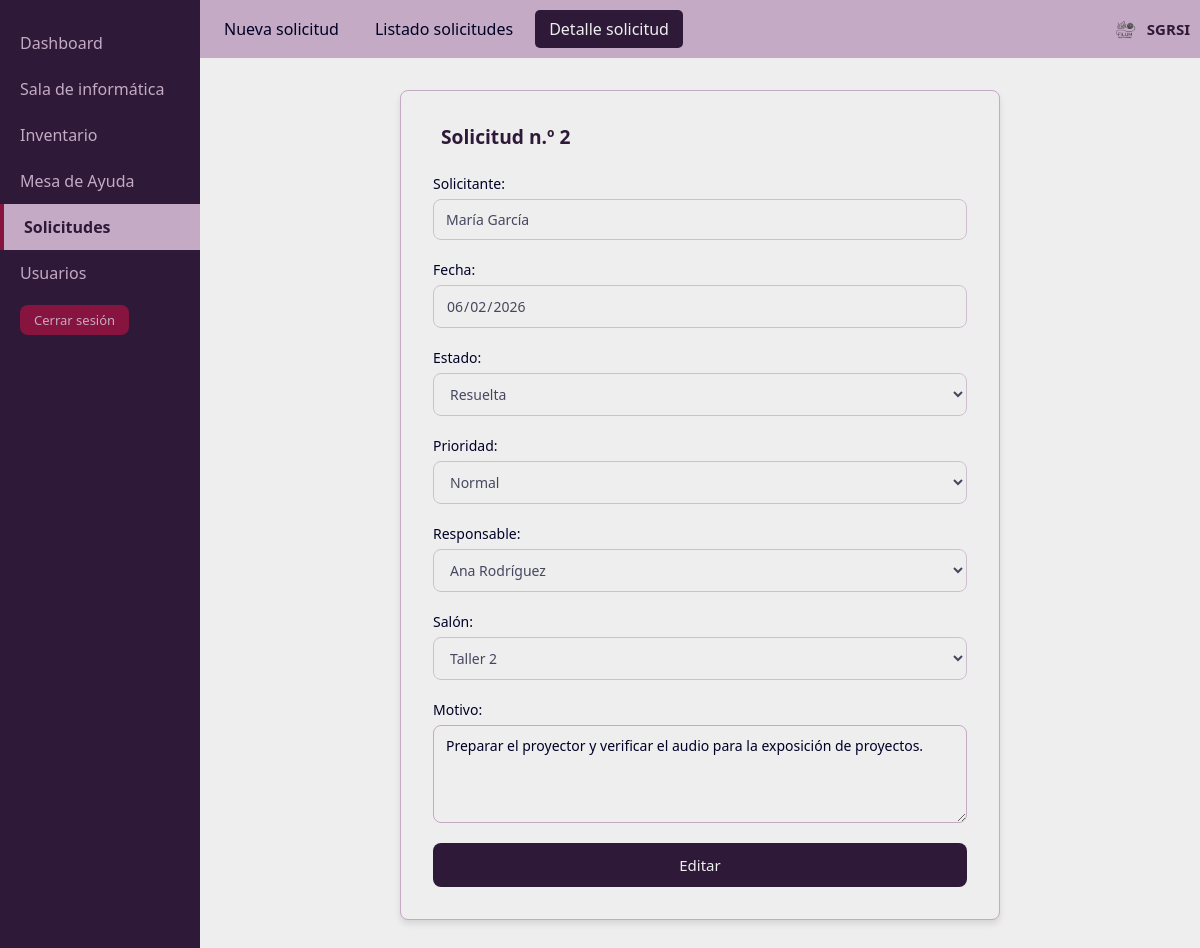
Page /FrontEnd/paginas/solicitudes/detalle-solicitud.php?id=2 (signed in) on the committed database.
### tables this page shows
CREATE TABLE solicitud (
    id_solicitud      INT UNSIGNED NOT NULL AUTO_INCREMENT,
    fecha_hora_alta   DATETIME     NOT NULL,
    ci_solicitante    CHAR(8)      NOT NULL,
    nombre_salon      VARCHAR(30)  NOT NULL,
    descripcion       VARCHAR(500) NOT NULL,
    prioridad         ENUM('Urgente', 'Prioritario', 'Normal')
                      NOT NULL DEFAULT 'Normal',
    estado_solicitud  ENUM('Pendiente', 'En proceso', 'Resuelta')
                      NOT NULL DEFAULT 'Pendiente',
    ci_responsable    CHAR(8)      NULL,
    fecha_hora_cierre DATETIME     NULL,

    CONSTRAINT pk_solicitud             PRIMARY KEY (id_solicitud),
    CONSTRAINT fk_solicitud_solicitante FOREIGN KEY (ci_solicitante)
        REFERENCES usuario (ci)
        ON UPDATE CASCADE ON DELETE RESTRICT,
    CONSTRAINT fk_solicitud_responsable FOREIGN KEY (ci_responsable)
        REFERENCES usuario (ci)
        ON UPDATE RESTRICT ON DELETE RESTRICT,
    CONSTRAINT fk_solicitud_salon       FOREIGN KEY (nombre_salon)
        REFERENCES salon (nombre_salon)
        ON UPDATE CASCADE ON DELETE RESTRICT,

    CONSTRAINT ck_solicitud_cierre CHECK (
        fecha_hora_cierre IS NULL OR fecha_hora_cierre >= fecha_hora_alta
    ),
    CONSTRAINT ck_solicitud_resuelta CHECK (
        estado_solicitud <> 'Resuelta'
        OR (ci_responsable IS NOT NULL AND fecha_hora_cierre IS NOT NULL)
    )
);

CREATE TABLE usuario (
    ci               CHAR(8)      NOT NULL,
    nombre_usuario   VARCHAR(60)  NOT NULL,
    contrasena       VARCHAR(255) NOT NULL,
    tipo_de_usuario  ENUM('Solicitante', 'Asistente', 'Coordinador')
                     NOT NULL DEFAULT 'Solicitante',
    estado_cuenta    ENUM('Activa', 'Inactiva')
                     NOT NULL DEFAULT 'Activa',

    CONSTRAINT pk_usuario       PRIMARY KEY (ci),
    CONSTRAINT ck_usuario_ci    CHECK (ci REGEXP '^[0-9]{8}$')
);

CREATE TABLE salon (
    nombre_salon VARCHAR(30)  NOT NULL,
    descripcion  VARCHAR(500) NULL,

    CONSTRAINT pk_salon PRIMARY KEY (nombre_salon)
);

### BackEnd/logica/Sesion.php (called while the page is built, shortened)
<?php
class Sesion
{
    public static function rol()
    {
        return isset($_SESSION['rol']) ? $_SESSION['rol'] : null;
    }
    public static function esCoordinador()
    {
        return self::rol() === 'Coordinador';
    }
    public static function esTecnico()
    {
        return self::rol() === 'Asistente' || self::rol() === 'Coordinador';
    }
}

### BackEnd/logica/ControlAcceso.php (called while the page is built, shortened)
<?php
require_once __DIR__ . '/Sesion.php';
class ControlAcceso
{
    public static function puedeGestionarUsuarios()
    {
        return Sesion::esCoordinador();
    }
    public static function puedeAtender()
    {
        return Sesion::esTecnico();
    }
}

### BackEnd/dao/Conexion.php (called while the page is built, shortened)
<?php
class Conexion
{
    private static $instancia = null;
    private $pdo;
    private function __construct()
    {
        $config = require __DIR__ . '/../config/database.php';
        $dsn = 'mysql:host=' . $config['host']
             . ';port=' . $config['puerto']
             . ';dbname=' . $config['basedatos']
             . ';charset=' . $config['charset'];
        try {
            $this->pdo = new PDO($dsn, $config['usuario'], $config['password']);
            $this->pdo->setAttribute(PDO::ATTR_ERRMODE, PDO::ERRMODE_EXCEPTION);
            $this->pdo->setAttribute(PDO::ATTR_DEFAULT_FETCH_MODE, PDO::FETCH_ASSOC);
        } catch (PDOException $e) {
            error_log('SGRSI: fallo la conexion. ' . $e->getMessage());
            throw new Exception('No se pudo conectar con la base de datos.');
        }
    }
    public static function getInstancia()
    {
        if (self::$instancia === null) {
            self::$instancia = new Conexion();
        }
        return self::$instancia;
    }
    public function getPdo()
    {
        return $this->pdo;
    }
}

### BackEnd/dao/SolicitudDAO.php (called while the page is built, shortened)
<?php
require_once __DIR__ . '/Conexion.php';
class SolicitudDAO
{
    private $pdo;
    public function __construct()
    {
        $this->pdo = Conexion::getInstancia()->getPdo();
    }
    private function consultaBase()
    {
        return 'SELECT c.id_solicitud, c.fecha_hora_alta, c.nombre_salon, c.descripcion,
                       c.prioridad, c.estado_solicitud, c.fecha_hora_cierre,
                       c.ci_solicitante, c.ci_responsable,
                       s.nombre_usuario AS nombre_solicitante,
                       r.nombre_usuario AS nombre_responsable
                  FROM solicitud c
                  JOIN usuario s ON s.ci = c.ci_solicitante
                  LEFT JOIN usuario r ON r.ci = c.ci_responsable';
    }
    public function obtenerPorId($idSolicitud)
    {
        $stmt = $this->pdo->prepare($this->consultaBase() . ' WHERE c.id_solicitud = :id');
        $stmt->execute([':id' => $idSolicitud]);
        return $stmt->fetch(PDO::FETCH_ASSOC);
    }
}

### BackEnd/dao/UsuarioDAO.php (called while the page is built, shortened)
<?php
require_once __DIR__ . '/Conexion.php';
class UsuarioDAO
{
    private $pdo;
    public function __construct()
    {
        $this->pdo = Conexion::getInstancia()->getPdo();
    }
    public function obtenerTecnicos()
    {
        $stmt = $this->pdo->query(
            "SELECT ci, nombre_usuario, tipo_de_usuario
               FROM usuario
              WHERE tipo_de_usuario IN ('Asistente', 'Coordinador')
                AND estado_cuenta = 'Activa'
              ORDER BY nombre_usuario"
        );
        return $stmt->fetchAll(PDO::FETCH_ASSOC);
    }
}

### BackEnd/dao/SalonDAO.php (called while the page is built, shortened)
<?php
require_once __DIR__ . '/Conexion.php';
class SalonDAO
{
    private $pdo;
    public function __construct()
    {
        $this->pdo = Conexion::getInstancia()->getPdo();
    }
    public function obtenerTodos()
    {
        $stmt = $this->pdo->query(
            'SELECT nombre_salon, descripcion FROM salon ORDER BY nombre_salon'
        );
        return $stmt->fetchAll(PDO::FETCH_ASSOC);
    }
}

### FrontEnd/paginas/solicitudes/detalle-solicitud.php (the view, shortened to what this page needs)
<?php
require_once __DIR__ . '/../../../BackEnd/logica/ControlAcceso.php';
require_once __DIR__ . '/../../../BackEnd/dao/SolicitudDAO.php';
require_once __DIR__ . '/../../../BackEnd/dao/SalonDAO.php';
require_once __DIR__ . '/../../../BackEnd/dao/UsuarioDAO.php';
$solicitudDAO = new SolicitudDAO();
$salonDAO     = new SalonDAO();
$usuarioDAO   = new UsuarioDAO();
$id = '';
if (isset($_POST['id'])) {
    $id = trim((string) $_POST['id']);
} elseif (isset($_GET['id'])) {
    $id = trim((string) $_GET['id']);
}
try {
    $fila = $solicitudDAO->obtenerPorId($id);
} catch (Exception $e) {
    error_log('SGRSI detalle-solicitud.php obtenerPorId: ' . $e->getMessage());
    header('Location: solicitudes.php?aviso=error');
    exit;
}
$puedeAtender = ControlAcceso::puedeAtender();
$modoVer = $_SERVER['REQUEST_METHOD'] !== 'POST'
    && (!isset($_GET['modo']) || $_GET['modo'] !== 'editar');
$editable = $puedeAtender && !$modoVer;
$errores = [];
$valores = [
    'salon'       => $fila['nombre_salon'],
    'prioridad'   => $fila['prioridad'],
    'estado'      => $fila['estado_solicitud'],
    'responsable' => isset($fila['ci_responsable']) ? $fila['ci_responsable'] : '',
    'motivo'      => $fila['descripcion'],
];
try {
    $salones  = $salonDAO->obtenerTodos();
    $tecnicos = $usuarioDAO->obtenerTecnicos();
} catch (Exception $e) {
    error_log('SGRSI detalle-solicitud.php listas: ' . $e->getMessage());
    $salones  = [];
    $tecnicos = [];
    $errores['general'] = 'No se pudieron cargar las listas. Intentá de nuevo en unos minutos.';
}
$alta = strtotime($fila['fecha_hora_alta']);
function v($texto)
{
    return htmlspecialchars((string) $texto, ENT_QUOTES, 'UTF-8');
}
?>
<!DOCTYPE html>
<html lang="es">
<head>
    <link rel="stylesheet" href="../../css/main.css">
</head>
<body>
    <div class="layout">
        <nav class="sidebar">
            <ul>
                <?php if (Sesion::esCoordinador()) { ?>
                    <li class="sidebar-item"><a href="../dashboard/dashboard.php">Dashboard</a></li>
                <?php } ?>
                <li class="sidebar-item"><a href="../uso-sala/planilla-uso-sala.php">Sala de informática</a></li>
                <?php if (ControlAcceso::puedeAtender()) { ?>
                    <li class="sidebar-item"><a href="../inventario/nuevo-equipo.php">Inventario</a></li>
                <?php } ?>
                <li class="sidebar-item"><a href="../mesa-de-ayuda/nuevo-ticket.php">Mesa de Ayuda</a></li>
                <li class="sidebar-item activo">Solicitudes</li>
                <?php if (ControlAcceso::puedeGestionarUsuarios()) { ?>
                    <li class="sidebar-item"><a href="../usuarios/nuevo-usuario.php">Usuarios</a></li>
                <?php } ?>
                <li class="sidebar-item"><a href="../../cerrar-sesion.php" class="btn-salir">Cerrar sesión</a></li>
            </ul>
        </nav>
        <main class="main">
            <header class="topbar-nav">
                <nav>
                    <ul>
                        <li class="topbar-item"><a href="nueva-solicitud.php">Nueva solicitud</a></li>
                        <li class="topbar-item"><a href="solicitudes.php">Listado solicitudes</a></li>
                        <li class="topbar-item activo">Detalle solicitud</li>
                    </ul>
                </nav>
                <div class="topbar-logo">
                    <img src="../../img/logo.png" alt="Logo SGRSI">
                    <span>SGRSI</span>
                </div>
            </header>
            <section class="form-container">
                <form id="form-detalle-solicitud" action="detalle-solicitud.php" method="post">
                    <fieldset>
                        <legend>Solicitud n.º <?php echo v($fila['id_solicitud']); ?></legend>
                        <div class="form-grupo">
                            <label for="solicitante">Solicitante:</label>
                            <input type="text" id="solicitante" value="<?php echo v($fila['nombre_solicitante']); ?>" readonly>
                        </div>
                        <div class="form-grupo">
                            <label for="fecha">Fecha:</label>
                            <input type="date" id="fecha" value="<?php echo v(date('Y-m-d', $alta)); ?>" readonly>
                        </div>
                        <div class="form-grupo">
                            <label for="estado">Estado:</label>
                            <select id="estado" name="estado"<?php echo $editable ? '' : ' disabled'; ?>>
                                <?php foreach (Dominio::ESTADOS_SOLICITUD as $estado) { ?>
                                    <option value="<?php echo v($estado); ?>"<?php echo $valores['estado'] === $estado ? ' selected' : ''; ?>><?php echo v($estado); ?></option>
                                <?php } ?>
                            </select>
                        </div>
                        <div class="form-grupo">
                            <label for="prioridad">Prioridad:</label>
                            <select id="prioridad" name="prioridad"<?php echo $editable ? '' : ' disabled'; ?>>
                                <?php foreach (Dominio::PRIORIDADES as $prioridad) { ?>
                                    <option value="<?php echo v($prioridad); ?>"<?php echo $valores['prioridad'] === $prioridad ? ' selected' : ''; ?>><?php echo v($prioridad); ?></option>
                                <?php } ?>
                            </select>
                        </div>
                        <div class="form-grupo">
                            <label for="responsable">Responsable:</label>
                            <select id="responsable" name="responsable"<?php echo $editable ? '' : ' disabled'; ?>>
                                <?php foreach ($tecnicos as $tecnico) { ?>
                                    <option value="<?php echo v($tecnico['ci']); ?>"<?php echo $valores['responsable'] === $tecnico['ci'] ? ' selected' : ''; ?>><?php echo v($tecnico['nombre_usuario']); ?></option>
                                <?php } ?>
                            </select>
                        </div>
                        <div class="form-grupo">
                            <label for="salon">Salón:</label>
                            <select id="salon" name="salon"<?php echo $editable ? '' : ' disabled'; ?>>
                                <?php foreach ($salones as $salon) { ?>
                                    <option value="<?php echo v($salon['nombre_salon']); ?>"<?php echo $valores['salon'] === $salon['nombre_salon'] ? ' selected' : ''; ?>><?php echo v($salon['nombre_salon']); ?></option>
                                <?php } ?>
                            </select>
                        </div>
                        <div class="form-grupo">
                            <label for="motivo">Motivo:</label>
                            <textarea id="motivo" name="motivo" rows="4"<?php echo $editable ? '' : ' disabled'; ?>><?php echo v($valores['motivo']); ?></textarea>
                        </div>
                        <?php if ($editable) { ?>
                            <input type="submit" value="Guardar solicitud">
                        <?php } elseif ($puedeAtender) { ?>
                            <a class="btn-editar-form" href="detalle-solicitud.php?id=<?php echo urlencode($id); ?>&amp;modo=editar">Editar</a>
                        <?php } ?>
                    </fieldset>
                </form>
            </section>
        </main>
    </div>
</body>
</html>

### rows in the picture
solicitud: id_solicitud "2", ci_solicitante.nombre_usuario "María García", fecha_hora_alta "06/02/2026", responsable "Ana Rodríguez", salon "Taller 2", motivo "Preparar el proyector y verificar el audio para la exposición de proyectos."

### other values in the picture
form field estado "Resuelta"
form field prioridad "Normal"
